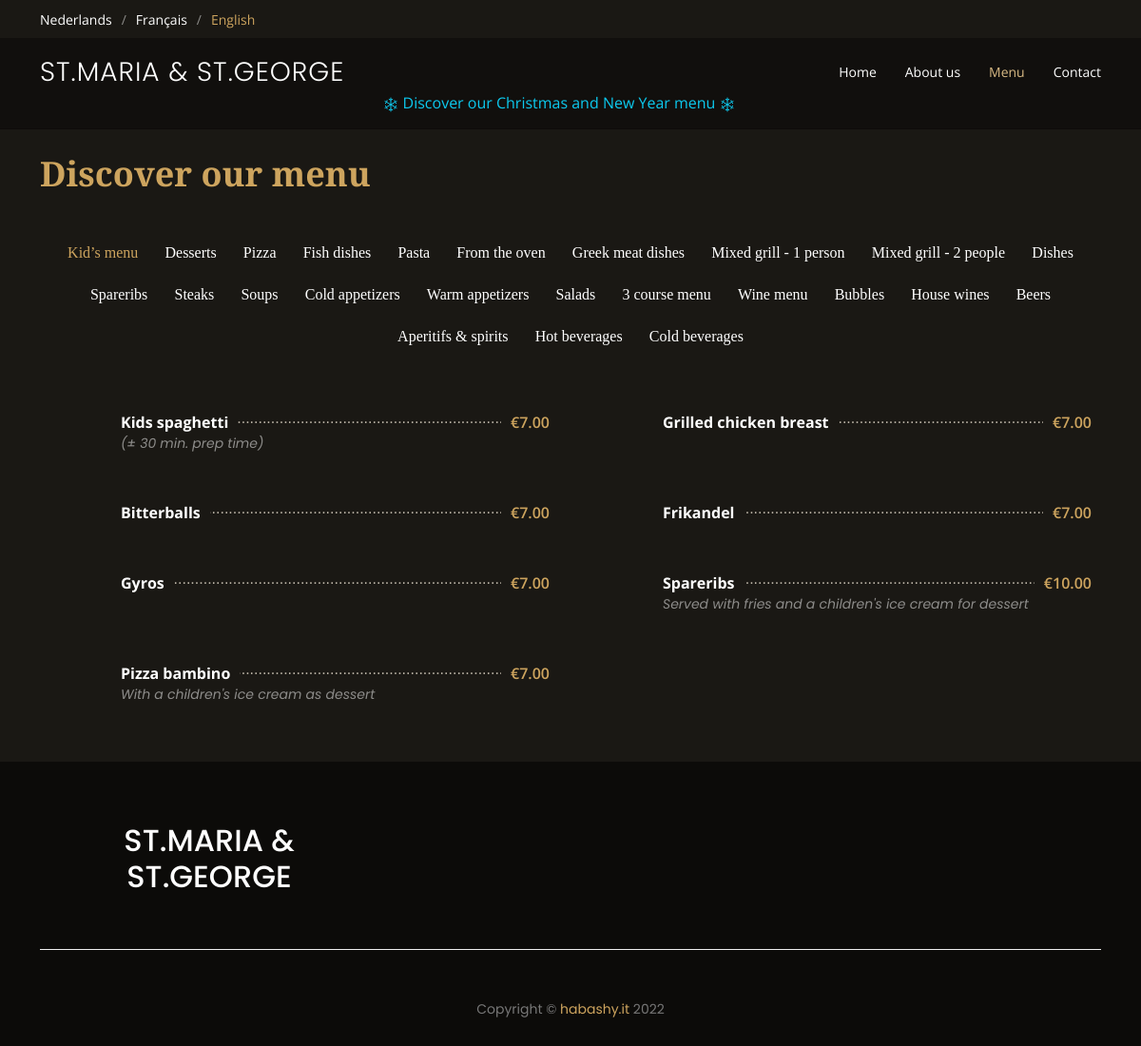
The app's page /menu_eng with its own data.
### __init__.py (models this page shows)
class CategoryENG(db.Model):
	cat_id = db.Column(db.Integer, primary_key=True)
	name = db.Column(db.String(250), nullable=False)
	foods = db.relationship("FoodENG", backref="categoryENG")

class FoodENG(db.Model):
	id = db.Column(db.Integer, primary_key=True)
	name = db.Column(db.String(250), nullable=False)
	description = db.Column(db.String(250), nullable=True)
	price = db.Column(db.DECIMAL(5, 2), nullable=True)
	cat_id = db.Column(db.Integer, db.ForeignKey("categoryENG.cat_id"))

### __init__.py (the view)
@app.route('/menu_eng')
def menu_eng():
	return flask.render_template("menuENG.html",
								 all_cat=db.session.query(CategoryENG).all(),
								 food_list=db.session.query(FoodENG))

### templates/menuENG.html (shortened to what this page needs)
<!DOCTYPE html>
<html lang="en">
<head>
    <link rel="stylesheet" type="text/css" href="https://cdn.plyr.io/3.6.8/plyr.css" media="all">
    <link href="../static/assets/vendor/animate.css/animate.min.css" rel="stylesheet">
    <link href="../static/assets/vendor/aos/aos.css" rel="stylesheet">
    <link href="../static/assets/vendor/bootstrap/css/bootstrap.min.css" rel="stylesheet">
    <link href="../static/assets/vendor/bootstrap-icons/bootstrap-icons.css" rel="stylesheet">
    <link href="../static/assets/vendor/boxicons/css/boxicons.min.css" rel="stylesheet">
    <link href="../static/assets/vendor/glightbox/css/glightbox.min.css" rel="stylesheet">
    <link href="../static/assets/vendor/swiper/swiper-bundle.min.css" rel="stylesheet">
    <link href="../static/assets/css/style.css" rel="stylesheet">
<body>
<div id="topbar" class="d-flex align-items-center fixed-top">
    <div class="container d-flex justify-content-center justify-content-md-between">
        <div class="languages d-none d-md-flex align-items-center">
            <ul>
                <li><a href="{{url_for('nl')}}">Nederlands</a></li>
                <li><a href="{{url_for('fr')}}">Français</a></li>
                <li>English</li>
            </ul>
        </div>
    </div>
</div>
<header id="header" class="fixed-top d-flex align-items-center">
		<div class="container">
		<div class="row row-cols-1">
    <div class="container-fluid container-xl d-flex align-items-center justify-content-lg-between">
        <h1 class="logo me-auto me-lg-0"><a href="{{url_for('eng')}}">St.Maria & St.George</a></h1>
        <nav id="navbar" class="navbar order-last order-lg-0">
            <ul>
                <li><a class="nav-link scrollto" href="{{url_for('eng')}}#hero">Home</a></li>
                <li><a class="nav-link scrollto" href="{{url_for('eng')}}#about">About us</a></li>
                <li><a class="nav-link scrollto active" href="{{url_for('menu_eng')}}">Menu</a></li>
                <li><a class="nav-link scrollto" href="{{url_for('eng')}}#contact">Contact</a></li>
            </ul>
        </nav>
			</div>
			<div id="promo" class="row d-flex text-lg-center">
				<div class="container">
					<div class="col">
						<a href="{{url_for('kerstmenu_eng')}}"><img src="../static/assets/img/snow.svg"/> Discover our Christmas and New Year menu <img src="../static/assets/img/snow.svg"/></a>
					</div>
				</div>
			</div>
		</div>
    </div>
</header>
<main id="main">
    <section id="menu" class="menu section-bg">
        <div class="container pt-5" data-aos="fade-up">
            <div class="section-title pt-5">
                <p>Discover our menu</p>
            </div>
            <div class="row" data-aos="fade-up" data-aos-delay="100">
                <div class="col-lg-12 d-flex justify-content-center">
                    <ul id="menu-filters">
                        {% for cat in all_cat %}
                            <li data-filter=".filter-{{cat.name.replace(' ', '-').replace('&','-')}}" class="">{{cat.name}}</li>
                        {% endfor %}
                    </ul>
                </div>
            </div>
            <div class="row menu-container" data-aos="fade-up" data-aos-delay="200">
                {% for cat in all_cat %}
                {% set food_list = food_list.filter_by(cat_id=cat.cat_id).all() %}
                {% for food_item in food_list %}
                    <div class="col-lg-6 menu-item filter-{{cat.name.replace(' ', '-').replace('&','-')}}">
                        <div class="menu-content">
                                <a href="#">{{food_item.name}}</a>
	                        {% if food_item.price %}
		                        <span>€{{food_item.price}}</span>
	                        {% endif %}
                        </div>
                        <div class="menu-ingredients">
                            {% if food_item.description %}
                                {{food_item.description}}
                            {% endif %}
                        </div>
                    </div>
                    {% endfor %}
                {% endfor %}
            </div>
        </div>
    </section>
</main>
{% include "footer.html" %}

### static/assets/css/style.css (style rules this page uses)
body { font-family: "Open Sans", sans-serif; background: #0c0b09; color: #fff; }
a { color: #cda45e; text-decoration: none; }
#topbar { height: 40px; font-size: 14px; transition: all 0.5s; z-index: 996; }
#topbar .languages ul { display: flex; flex-wrap: wrap; list-style: none; padding: 0; margin: 0; color: #cda45e; }
#topbar .languages ul a { color: white; }
#topbar .languages ul li + li { padding-left: 10px; }
#topbar .languages ul li + li::before { display: inline-block; padding-right: 10px; color: rgba(255, 255, 255, 0.5); content: "/"; }
#header { background: rgba(12, 11, 9, 0.6); border-bottom: 1px solid rgba(12, 11, 9, 0.6); transition: all 0.5s; z-index: 997; padding: 15px 0; top: 40px; }
#header .logo { font-size: 28px; margin: 0; padding: 0; line-height: 1; font-weight: 300; letter-spacing: 1px; text-transform: uppercase; font-family: "Poppins", sans-serif; }
#header .logo a { color: #fff; }
#promo a { color: #0dcaf0; }
#promo img { width: 1rem; filter: invert(81%) sepia(58%) saturate(4597%) hue-rotate(143deg) brightness(99%) contrast(91%); }
.navbar { padding: 0; }
.navbar ul { margin: 0; padding: 0; display: flex; list-style: none; align-items: center; }
.navbar li { position: relative; }
.navbar a, .navbar a:focus { display: flex; align-items: center; justify-content: space-between; padding: 10px 0 10px 30px; color: #fff; white-space: nowrap; transition: 0.3s; font-size: 14px; }
.navbar a:hover, .navbar .active, .navbar .active:focus, .navbar li:hover > a { color: #d9ba85; }
section { padding: 60px 0; overflow: hidden; }
.section-bg { background-color: #1a1814; }
.section-title { padding-bottom: 40px; }
.section-title p { margin: 0; margin: 0; font-size: 36px; font-weight: 700; font-family: "Playfair Display", serif; color: #cda45e; }
.menu #menu-filters { padding: 0; margin: 0 auto 0 auto; list-style: none; text-align: center; border-radius: 50px; }
.menu #menu-filters li { cursor: pointer; display: inline-block; padding: 8px 12px 10px 12px; font-size: 16px; font-weight: 500; line-height: 1; color: #fff; margin-bottom: 10px; transition: all ease-in-out 0.3s; border-radius: 50px; font-family: "Playfair Display", serif; }
.menu #menu-filters li:hover, .menu #menu-filters li.filter-active { color: #cda45e; }
.menu #menu-filters li:last-child { margin-right: 0; }
.menu .menu-item { margin-top: 50px; }
.menu .menu-content { margin-left: 85px; overflow: hidden; display: flex; justify-content: space-between; position: relative; }
.menu .menu-content::after { content: "......................................................................" "...................................................................." "...................................................................."; position: absolute; left: 20px; right: 0; top: -4px; z-index: 1; color: #bab3a6; font-family: Arial, "Helvetica Neue", Helvetica, sans-serif; }
.menu .menu-content a { padding-right: 10px; background: #1a1814; position: relative; z-index: 3; font-weight: 700; color: white; transition: 0.3s; }
.menu .menu-content span { background: #1a1814; position: relative; z-index: 3; padding: 0 10px; font-weight: 600; color: #cda45e; }
.menu .menu-ingredients { margin-left: 85px; font-style: italic; font-size: 14px; font-family: "Poppins", sans-serif; color: rgba(255, 255, 255, 0.5); }

### records on screen
CategoryENG: name "Kid’s menu"
CategoryENG: name "Desserts"
CategoryENG: name "Pizza"
CategoryENG: name "Fish dishes"
CategoryENG: name "Pasta"
CategoryENG: name "From the oven"
CategoryENG: name "Greek meat dishes"
CategoryENG: name "Mixed grill - 1 person"
CategoryENG: name "Mixed grill - 2 people"
CategoryENG: name "Dishes"
CategoryENG: name "Spareribs"
CategoryENG: name "Steaks"
CategoryENG: name "Soups"
CategoryENG: name "Cold appetizers"
CategoryENG: name "Warm appetizers"
CategoryENG: name "Salads"
CategoryENG: name "3 course menu"
CategoryENG: name "Wine menu"
CategoryENG: name "Bubbles"
CategoryENG: name "House wines"
CategoryENG: name "Beers"
CategoryENG: name "Aperitifs & spirits"
CategoryENG: name "Hot beverages"
CategoryENG: name "Cold beverages"
FoodENG: name "Kids spaghetti", price "7.00", description "(± 30 min. prep time)"
FoodENG: name "Grilled chicken breast", price "7.00"
FoodENG: name "Bitterballs", price "7.00"
FoodENG: name "Frikandel", price "7.00"
FoodENG: name "Gyros", price "7.00"
FoodENG: name "Spareribs", price "10.00", description "Served with fries and a children's ice cream for dessert"
FoodENG: name "Pizza bambino", price "7.00", description "With a children's ice cream as dessert"
